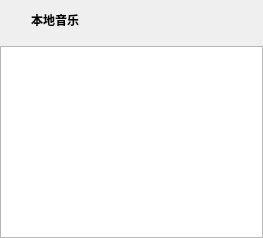
         <widget class="QWidget" name="localListPage">
          <layout class="QVBoxLayout" name="localListPageVLayout" stretch="0,0">
           <property name="leftMargin">
            <number>0</number>
           </property>
           <property name="topMargin">
            <number>0</number>
           </property>
           <property name="rightMargin">
            <number>0</number>
           </property>
           <property name="bottomMargin">
            <number>0</number>
           </property>
           <item>
            <layout class="QHBoxLayout" name="pageOperationHLayout2">
             <item>
              <widget class="QLabel" name="localListPicLabel">
               <property name="minimumSize">
                <size>
                 <width>25</width>
                 <height>25</height>
                </size>
               </property>
               <property name="maximumSize">
                <size>
                 <width>25</width>
                 <height>25</height>
                </size>
               </property>
               <property name="text">
                <string/>
               </property>
               <property name="pixmap">
                <pixmap resource="images.qrc">:/images/localMusic.png</pixmap>
               </property>
               <property name="scaledContents">
                <bool>true</bool>
               </property>
              </widget>
             </item>
             <item>
              <widget class="QLabel" name="localListTextLabel">
               <property name="sizePolicy">
                <sizepolicy hsizetype="Preferred" vsizetype="Fixed">
                 <horstretch>0</horstretch>
                 <verstretch>0</verstretch>
                </sizepolicy>
               </property>
               <property name="font">
                <font>
                 <family>微软雅黑</family>
                 <pointsize>9</pointsize>
                 <weight>75</weight>
                 <bold>true</bold>
                </font>
               </property>
               <property name="text">
                <string>本地音乐</string>
               </property>
              </widget>
             </item>
             <item>
              <widget class="QToolButton" name="localListMusicianToolBtn">
               <property name="minimumSize">
                <size>
                 <width>40</width>
                 <height>40</height>
                </size>
               </property>
               <property name="maximumSize">
                <size>
                 <width>40</width>
                 <height>40</height>
                </size>
               </property>
               <property name="cursor">
                <cursorShape>PointingHandCursor</cursorShape>
               </property>
               <property name="toolTip">
                <string>按歌手名排序</string>
               </property>
               <property name="text">
                <string/>
               </property>
               <property name="icon">
                <iconset resource="images.qrc">
                 <normaloff>:/images/musician.png</normaloff>:/images/musician.png</iconset>
               </property>
               <property name="iconSize">
                <size>
                 <width>35</width>
                 <height>35</height>
                </size>
               </property>
               <property name="autoRaise">
                <bool>true</bool>
               </property>
              </widget>
             </item>
             <item>
              <widget class="QToolButton" name="localListSongsToolBtn">
               <property name="minimumSize">
                <size>
                 <width>40</width>
                 <height>40</height>
                </size>
               </property>
               <property name="maximumSize">
                <size>
                 <width>40</width>
                 <height>40</height>
                </size>
               </property>
               <property name="cursor">
                <cursorShape>PointingHandCursor</cursorShape>
               </property>
               <property name="toolTip">
                <string>按歌曲名排序</string>
               </property>
               <property name="text">
                <string/>
               </property>
               <property name="icon">
                <iconset resource="images.qrc">
                 <normaloff>:/images/songs.png</normaloff>:/images/songs.png</iconset>
               </property>
               <property name="iconSize">
                <size>
                 <width>25</width>
                 <height>25</height>
                </size>
               </property>
               <property name="autoRaise">
                <bool>true</bool>
               </property>
              </widget>
             </item>
             <item>
              <widget class="QToolButton" name="localListDurationToolBtn">
               <property name="minimumSize">
                <size>
                 <width>40</width>
                 <height>40</height>
                </size>
               </property>
               <property name="maximumSize">
                <size>
                 <width>40</width>
                 <height>40</height>
                </size>
               </property>
               <property name="cursor">
                <cursorShape>PointingHandCursor</cursorShape>
               </property>
               <property name="toolTip">
                <string>按时长排序</string>
               </property>
               <property name="text">
                <string/>
               </property>
               <property name="icon">
                <iconset resource="images.qrc">
                 <normaloff>:/images/clock.png</normaloff>:/images/clock.png</iconset>
               </property>
               <property name="iconSize">
                <size>
                 <width>30</width>
                 <height>30</height>
                </size>
               </property>
               <property name="autoRaise">
                <bool>true</bool>
               </property>
              </widget>
             </item>
             <item>
              <widget class="QToolButton" name="localListClearToolBtn">
               <property name="minimumSize">
                <size>
                 <width>40</width>
                 <height>40</height>
                </size>
               </property>
               <property name="maximumSize">
                <size>
                 <width>40</width>
                 <height>40</height>
                </size>
               </property>
               <property name="cursor">
                <cursorShape>PointingHandCursor</cursorShape>
               </property>
               <property name="toolTip">
                <string>清空列表</string>
               </property>
               <property name="text">
                <string/>
               </property>
               <property name="icon">
                <iconset resource="images.qrc">
                 <normaloff>:/images/clear.png</normaloff>:/images/clear.png</iconset>
               </property>
               <property name="iconSize">
                <size>
                 <width>25</width>
                 <height>25</height>
                </size>
               </property>
               <property name="autoRaise">
                <bool>true</bool>
               </property>
              </widget>
             </item>
            </layout>
           </item>
           <item>
            <widget class="MusicTableWidget" name="localListWidget">
             <property name="focusPolicy">
              <enum>Qt::NoFocus</enum>
             </property>
             <property name="horizontalScrollBarPolicy">
              <enum>Qt::ScrollBarAlwaysOff</enum>
             </property>
             <property name="editTriggers">
              <set>QAbstractItemView::NoEditTriggers</set>
             </property>
             <property name="alternatingRowColors">
              <bool>true</bool>
             </property>
             <property name="selectionBehavior">
              <enum>QAbstractItemView::SelectRows</enum>
             </property>
             <property name="verticalScrollMode">
              <enum>QAbstractItemView::ScrollPerPixel</enum>
             </property>
             <property name="showGrid">
              <bool>false</bool>
             </property>
             <property name="gridStyle">
              <enum>Qt::NoPen</enum>
             </property>
             <property name="wordWrap">
              <bool>false</bool>
             </property>
             <property name="cornerButtonEnabled">
              <bool>false</bool>
             </property>
             <attribute name="verticalHeaderVisible">
              <bool>false</bool>
             </attribute>
            </widget>
           </item>
          </layout>
         </widget>
